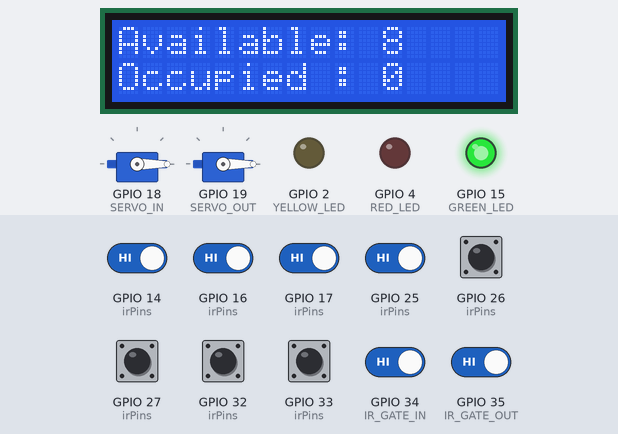
The sketch below on a simulated ESP32. Shown: 16×2 character LCD, 2 × servo, output pins drawn as LEDs (lit = HIGH). The test bench sets the inputs (shaded band); at power-on: GPIO 14 (irPins), GPIO 16 (irPins), GPIO 17 (irPins), GPIO 25 (irPins), GPIO 26 (irPins), GPIO 27 (irPins), GPIO 32 (irPins), GPIO 33 (irPins), GPIO 34 (IR_GATE_IN), GPIO 35 (IR_GATE_OUT) HIGH. WiFi joins after 1.5 s; servers stay silent unless stated; servo pulses on a pin are drawn as a servo (544–2400 µs = 0–180°); what the sketch prints to the serial monitor is not drawn.

Above: at 3.7 s.
3.8 s: GPIO 34 (IR_GATE_IN) driven LOW
At 4.9 s:
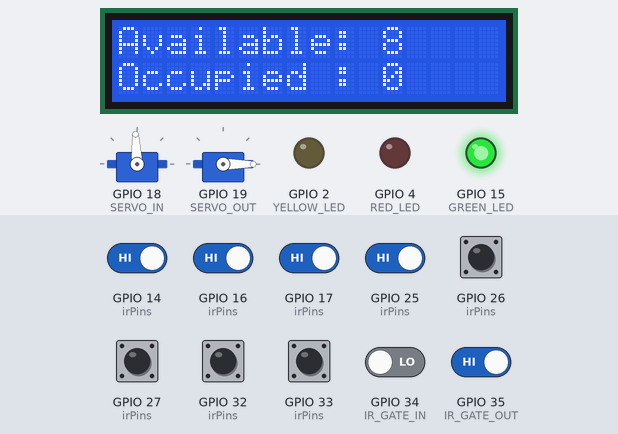
5.4 s: GPIO 35 (IR_GATE_OUT) driven LOW
At 8.1 s:
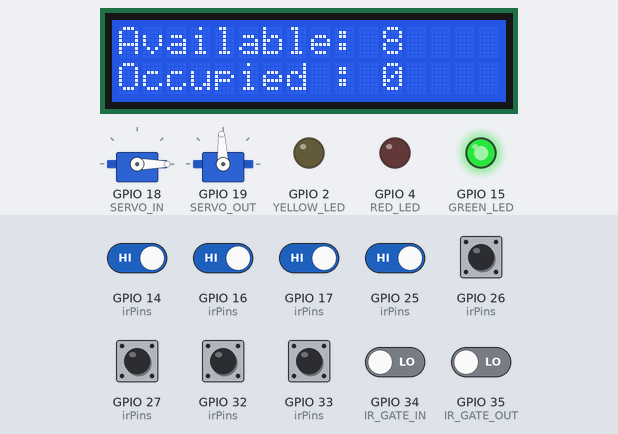
8.4 s: GPIO 14 (irPins) driven LOW
At 11.2 s:
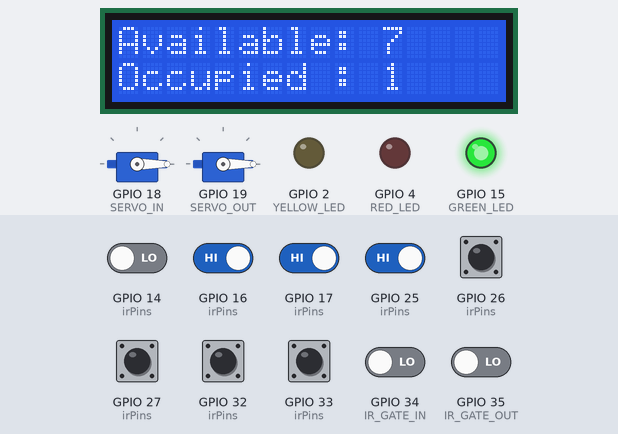
11.4 s: GPIO 16 (irPins) driven LOW
At 13.0 s:
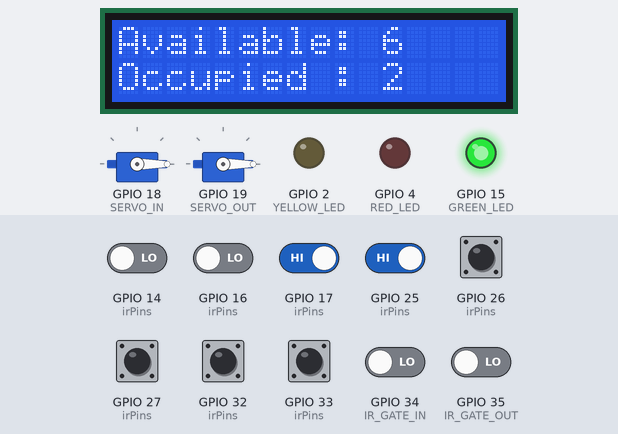
13.3 s: GPIO 17 (irPins) driven LOW
At 14.5 s:
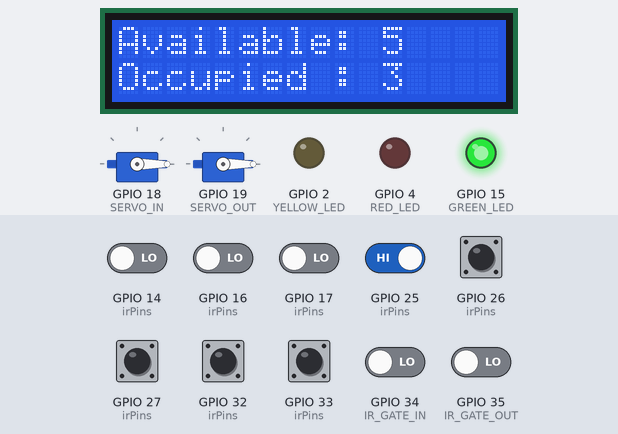
15.2 s: GPIO 25 (irPins) driven LOW
At 16.9 s:
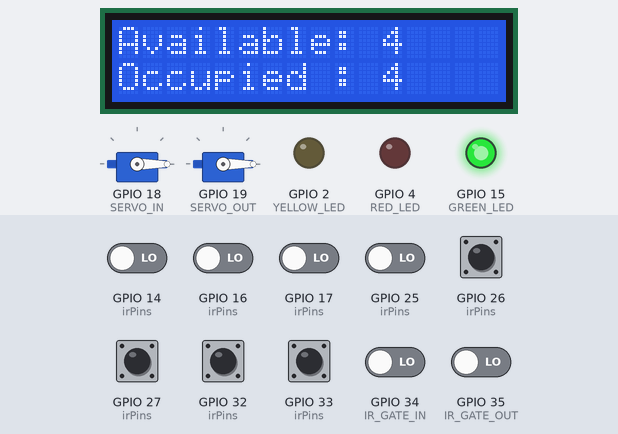
Timing chart, 0 to 18.0 s (numbered marks = the images above; inputs shaded):
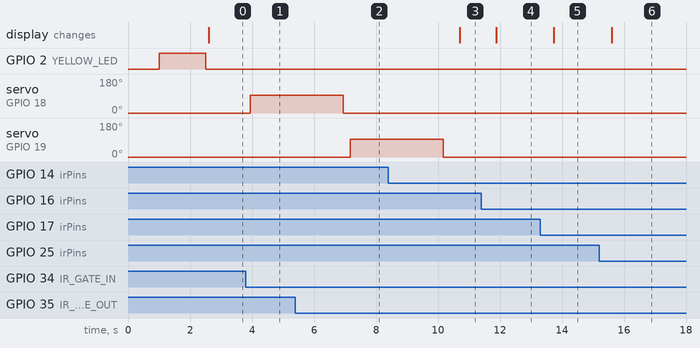

The sketch:

iot_parking_system.ino
```cpp
#include <Wire.h>
#include <LiquidCrystal_I2C.h>
#include <WiFi.h>
#include <Firebase_ESP_Client.h>

#include "addons/TokenHelper.h"
#include "addons/RTDBHelper.h"

// ================= LCD =================
LiquidCrystal_I2C lcd(0x27, 16, 2);

// ================= WiFi =================
#define WIFI_SSID     "IOT"
#define WIFI_PASSWORD "20032003"

// ================= Firebase =================
#define API_KEY      "AIzaSyCUyqXV-nxWO-KXLHrsdGhW-gl5GVMk04E"
#define DATABASE_URL "https://iot-parking-app-default-rtdb.europe-west1.firebasedatabase.app/"

FirebaseData fbdo;
FirebaseAuth auth;
FirebaseConfig config;
bool signupOK = false;

// ================= SERVO SETTINGS =================
#define SERVO_FREQ 50
#define SERVO_RES  16
#define SERVO_CLOSE 1638
#define SERVO_OPEN  4915

// ================= Servo Pins =================
#define SERVO_IN   18
#define SERVO_OUT  19

// ================= LED Pins =================
#define RED_LED     4
#define YELLOW_LED  2
#define GREEN_LED   15

// ================= Parking Sensors =================
#define IR1 32
#define IR2 33
#define IR3 25
#define IR4 26
#define IR5 27
#define IR6 14
#define IR7 16
#define IR8 17

int irPins[8] = {IR1, IR2, IR3, IR4, IR5, IR6, IR7, IR8};
bool lastSlotState[8];

// ================= Gate Sensors =================
#define IR_GATE_IN   34
#define IR_GATE_OUT  35

// ================= Variables =================
int freeSlots = 8;
int occupiedSlots = 0;

bool lastGateInState  = HIGH;
bool lastGateOutState = HIGH;

// ================= XOR =================
#define XOR_KEY 123
int protect(int value) { return value ^ XOR_KEY; }

void setup() {

  Serial.begin(115200);
  delay(1000);
  Serial.println("BOOT OK");

  // ================= LEDs =================
  pinMode(RED_LED, OUTPUT);
  pinMode(YELLOW_LED, OUTPUT);
  pinMode(GREEN_LED, OUTPUT);

  // بداية التشغيل = أصفر
  digitalWrite(RED_LED, LOW);
  digitalWrite(YELLOW_LED, HIGH);
  digitalWrite(GREEN_LED, LOW);

  // ================= WiFi =================
  WiFi.begin(WIFI_SSID, WIFI_PASSWORD);
  Serial.print("Connecting WiFi");

  int timeout = 0;

  while (WiFi.status() != WL_CONNECTED && timeout < 20) {
    Serial.print(".");
    delay(500);
    timeout++;
  }

  if (WiFi.status() == WL_CONNECTED) {

    Serial.println("\nWiFi Connected");
    Serial.println(WiFi.localIP());

    // WiFi Connected = أخضر
    digitalWrite(RED_LED, LOW);
    digitalWrite(YELLOW_LED, LOW);
    digitalWrite(GREEN_LED, HIGH);

  } else {

    Serial.println("\nWiFi Failed -> Running Offline Mode");

    // WiFi Failed = أحمر
    digitalWrite(RED_LED, HIGH);
    digitalWrite(YELLOW_LED, LOW);
    digitalWrite(GREEN_LED, LOW);
  }

  // ================= Firebase =================
  config.api_key = API_KEY;
  config.database_url = DATABASE_URL;

  if (Firebase.signUp(&config, &auth, "", "")) {
    Serial.println("Firebase SignUp OK");
    signupOK = true;
  } else {
    Serial.println(config.signer.signupError.message.c_str());
  }

  Firebase.begin(&config, &auth);
  Firebase.reconnectWiFi(true);

  // ================= I2C =================
  Wire.begin(21, 22);

  // ================= Parking Sensors =================
  for (int i = 0; i < 8; i++) {
    pinMode(irPins[i], INPUT_PULLUP);
    lastSlotState[i] = digitalRead(irPins[i]);
  }

  // ================= Gate Sensors =================
  pinMode(IR_GATE_IN, INPUT);
  pinMode(IR_GATE_OUT, INPUT);

  // ================= LCD =================
  lcd.init();
  lcd.backlight();
  lcd.clear();
  lcd.setCursor(0, 0);
  lcd.print("IOT Parking");

  // ================= Servo PWM =================
  ledcAttach(SERVO_IN,  SERVO_FREQ, SERVO_RES);
  ledcAttach(SERVO_OUT, SERVO_FREQ, SERVO_RES);

  ledcWrite(SERVO_IN, SERVO_CLOSE);
  ledcWrite(SERVO_OUT, SERVO_CLOSE);

  Serial.println("Setup Complete");
}

void loop() {

  // ================= WiFi Status LEDs =================
  if (WiFi.status() == WL_CONNECTED) {

    digitalWrite(RED_LED, LOW);
    digitalWrite(YELLOW_LED, LOW);
    digitalWrite(GREEN_LED, HIGH);

  } else {

    digitalWrite(RED_LED, HIGH);
    digitalWrite(YELLOW_LED, LOW);
    digitalWrite(GREEN_LED, LOW);
  }

  // ================= Count Free Slots =================
  freeSlots = 0;

  for (int i = 0; i < 8; i++) {
    if (digitalRead(irPins[i]) == HIGH)
      freeSlots++;
  }

  occupiedSlots = 8 - freeSlots;

  // ================= Firebase Update (Slots ONLY) =================
  if (Firebase.ready() && signupOK) {

    for (int i = 0; i < 8; i++) {

      bool currentState = digitalRead(irPins[i]);

      if (currentState != lastSlotState[i]) {

        bool isAvailable = (currentState == HIGH);

        String path = "/parking_slots/slot_0" + String(i + 1) + "/isAvailable";

        // XOR Encryption
        int encryptedVal = protect(isAvailable ? 1 : 0);

        if (Firebase.RTDB.setInt(&fbdo, path.c_str(), encryptedVal)) {

          Serial.print("Slot ");
          Serial.print(i + 1);
          Serial.println(isAvailable ? " FREE" : " OCCUPIED");

        } else {

          Serial.print("Firebase Error: ");
          Serial.println(fbdo.errorReason());
        }

        lastSlotState[i] = currentState;

        delay(120);
      }
    }
  }

  // ================= Gate Logic =================
  bool gateInState  = digitalRead(IR_GATE_IN);
  bool gateOutState = digitalRead(IR_GATE_OUT);

  if (lastGateInState == HIGH && gateInState == LOW && freeSlots > 0) {

    ledcWrite(SERVO_IN, SERVO_OPEN);

    delay(3000);

    ledcWrite(SERVO_IN, SERVO_CLOSE);
  }

  if (lastGateOutState == HIGH && gateOutState == LOW) {

    ledcWrite(SERVO_OUT, SERVO_OPEN);

    delay(3000);

    ledcWrite(SERVO_OUT, SERVO_CLOSE);
  }

  lastGateInState  = gateInState;
  lastGateOutState = gateOutState;

  // ================= LCD =================
  lcd.setCursor(0, 0);
  lcd.print("Available: ");
  lcd.print(freeSlots);
  lcd.print("  ");

  lcd.setCursor(0, 1);
  lcd.print("Occupied : ");
  lcd.print(occupiedSlots);
  lcd.print("  ");

  delay(200);
}
```

Measured:
- after the input at 3.8 s, servo on GPIO 18 (SERVO_IN): 0° → 93° after 0.14 s
- after the input at 5.4 s, servo on GPIO 19 (SERVO_OUT): 0° → 93° after 1.8 s
- after the input at 8.4 s, the display: changes after 2.3 s (image 3)
- after the input at 11.4 s, the display: changes after 0.48 s (image 4)
- after the input at 13.3 s, the display: changes after 0.44 s (image 5)
- after the input at 15.2 s, the display: changes after 0.40 s (image 6)
